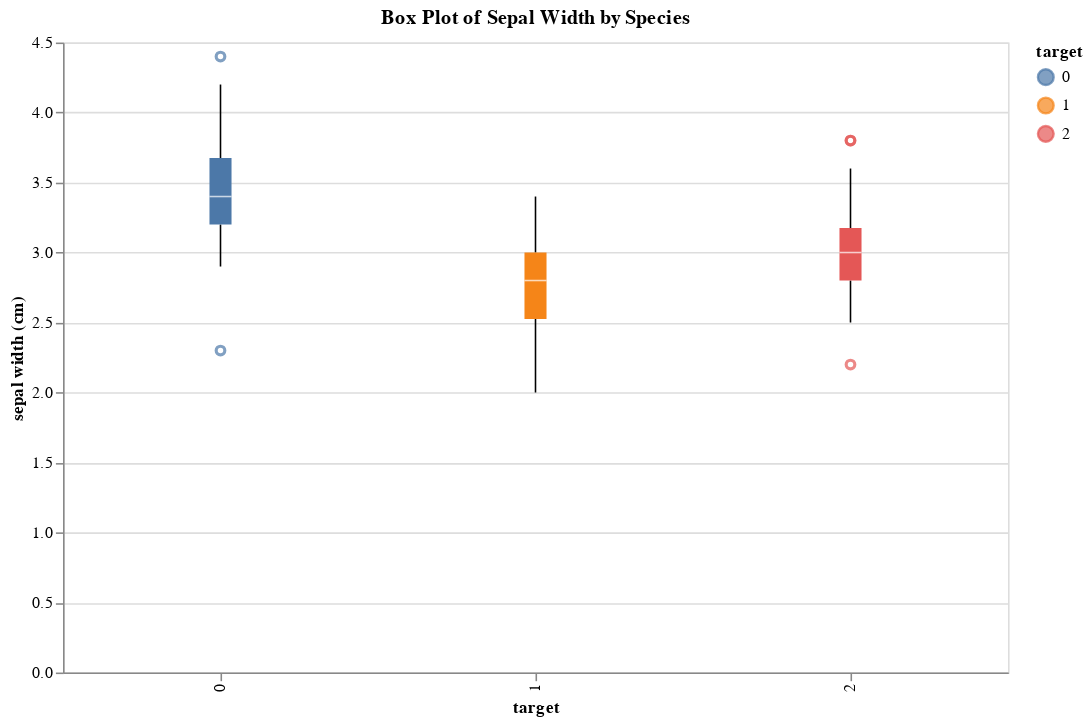

Source (notebook cell):
### Code cell
import altair as alt
import pandas as pd

# Iris dataset
iris = pd.read_csv('iris_dataset.csv')

# Box plot for sepal widths
box_plot = alt.Chart(iris).mark_boxplot().encode(
    x='target:N',
    y='sepal width (cm):Q',
    color='target:N',
    tooltip=['sepal width (cm)', 'target']
).properties(
    title= "Box Plot of Sepal Width by Species",
    width=600,
    height=400
)

# Show plot
box_plot

### Figure 1 — Vega-Lite specification as saved in the notebook (floating-point values rounded to 4 significant figures; data arrays with more than 128 entries replaced by an {"elided": "..."} marker saying what was removed)
{"config": {"view": {"continuousWidth": 400, "continuousHeight": 300}}, "data": {"name": "data-6b7a59183ffc9eb303b21de920314fdd"}, "mark": "boxplot", "encoding": {"color": {"field": "target", "type": "nominal"}, "tooltip": [{"field": "sepal width (cm)", "type": "quantitative"}, {"field": "target", "type": "quantitative"}], "x": {"field": "target", "type": "nominal"}, "y": {"field": "sepal width (cm)", "type": "quantitative"}}, "height": 400, "title": "Box Plot of Sepal Width by Species", "width": 600, "$schema": "https://vega.github.io/schema/vega-lite/v4.17.0.json", "datasets": {"data-6b7a59183ffc9eb303b21de920314fdd": {"elided": "150 records"}}}
